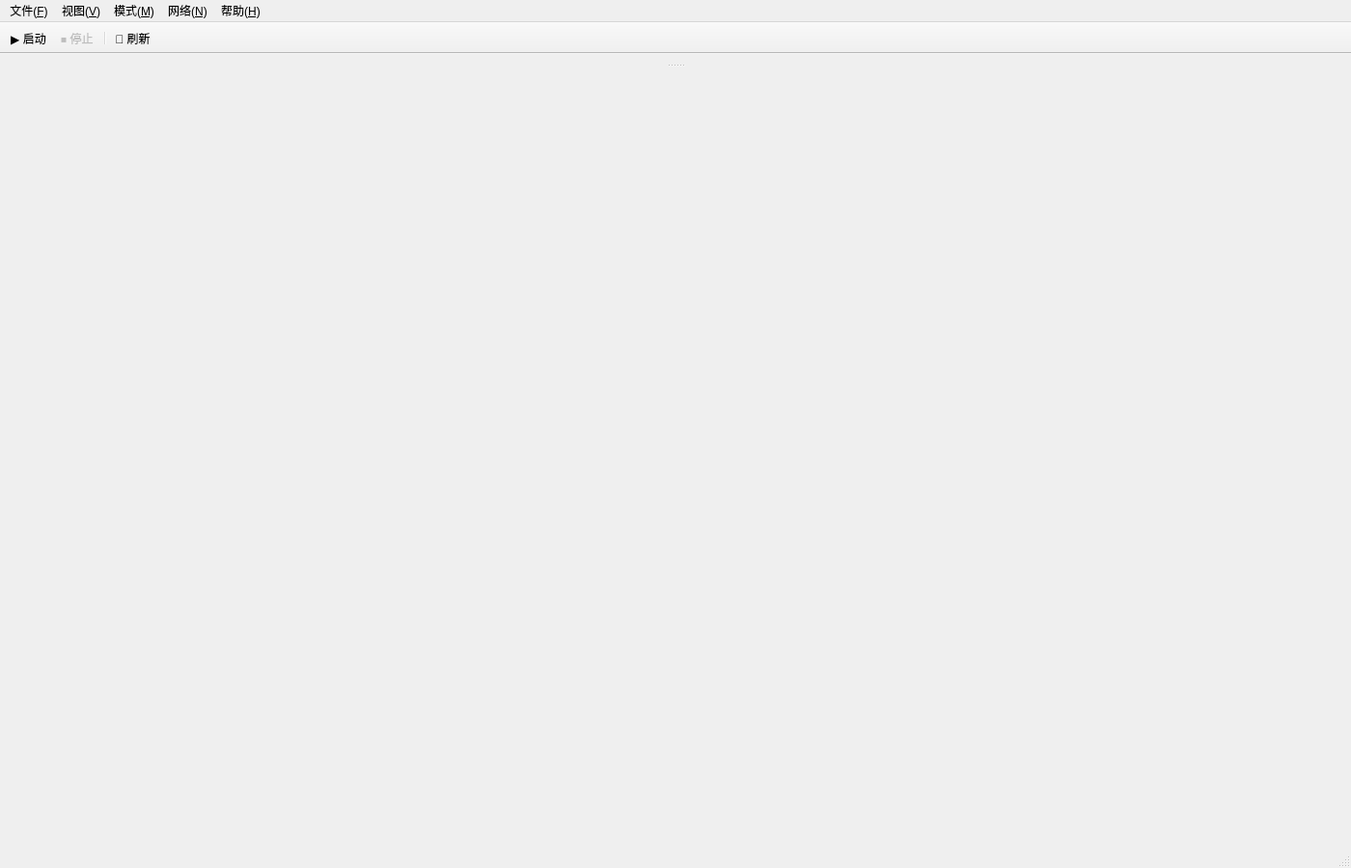
<?xml version="1.0" encoding="UTF-8"?>
<ui version="4.0">
 <class>MainWindow</class>
 <widget class="QMainWindow" name="MainWindow">
  <property name="geometry">
   <rect>
    <x>0</x>
    <y>0</y>
    <width>1400</width>
    <height>900</height>
   </rect>
  </property>
  <property name="windowTitle">
   <string>IEC61850 Simulator v1.0.0</string>
  </property>
  <widget class="QWidget" name="centralwidget">
   <layout class="QVBoxLayout" name="mainLayout">
    <property name="leftMargin">
     <number>10</number>
    </property>
    <property name="topMargin">
     <number>10</number>
    </property>
    <property name="rightMargin">
     <number>10</number>
    </property>
    <property name="bottomMargin">
     <number>10</number>
    </property>
    <property name="spacing">
     <number>10</number>
    </property>
    <item>
     <widget class="QSplitter" name="mainSplitter">
      <property name="orientation">
       <enum>Qt::Orientation::Vertical</enum>
      </property>
      <widget class="QStackedWidget" name="panelStack">
       <property name="currentIndex">
        <number>0</number>
       </property>
      </widget>
      <widget class="QWidget" name="logWidgetContainer" native="true"/>
     </widget>
    </item>
   </layout>
  </widget>
  <widget class="QMenuBar" name="menubar">
   <property name="geometry">
    <rect>
     <x>0</x>
     <y>0</y>
     <width>1400</width>
     <height>26</height>
    </rect>
   </property>
   <widget class="QMenu" name="menuFile">
    <property name="title">
     <string>文件(&amp;F)</string>
    </property>
    <addaction name="actionLoadConfig"/>
    <addaction name="actionSaveConfig"/>
    <addaction name="separator"/>
    <addaction name="actionExit"/>
   </widget>
   <widget class="QMenu" name="menuView">
    <property name="title">
     <string>视图(&amp;V)</string>
    </property>
    <addaction name="actionShowLog"/>
    <addaction name="actionClearLog"/>
   </widget>
    <widget class="QMenu" name="menuMode">
     <property name="title">
      <string>模式(&amp;M)</string>
     </property>
     <addaction name="actionModeServer"/>
     <addaction name="actionModeClient"/>
    </widget>
    <widget class="QMenu" name="menuNetwork">
     <property name="title">
      <string>网络(&amp;N)</string>
     </property>
     <addaction name="actionNetworkInterface"/>
    </widget>
    <widget class="QMenu" name="menuHelp">
    <property name="title">
     <string>帮助(&amp;H)</string>
    </property>
    <addaction name="actionAbout"/>
   </widget>
   <addaction name="menuFile"/>
   <addaction name="menuView"/>
    <addaction name="menuMode"/>
    <addaction name="menuNetwork"/>
   <addaction name="menuHelp"/>
  </widget>
  <widget class="QStatusBar" name="statusbar"/>
  <widget class="QToolBar" name="mainToolBar">
   <property name="windowTitle">
    <string>主工具栏</string>
   </property>
   <property name="movable">
    <bool>false</bool>
   </property>
   <property name="iconSize">
    <size>
     <width>24</width>
     <height>24</height>
    </size>
   </property>
   <attribute name="toolBarArea">
    <enum>TopToolBarArea</enum>
   </attribute>
   <attribute name="toolBarBreak">
    <bool>false</bool>
   </attribute>
   <addaction name="actionStart"/>
   <addaction name="actionStop"/>
   <addaction name="separator"/>
   <addaction name="actionRefresh"/>
  </widget>
  <action name="actionLoadConfig">
   <property name="text">
    <string>加载配置(&amp;L)...</string>
   </property>
   <property name="shortcut">
    <string>Ctrl+O</string>
   </property>
  </action>
  <action name="actionSaveConfig">
   <property name="text">
    <string>保存配置(&amp;S)...</string>
   </property>
   <property name="shortcut">
    <string>Ctrl+S</string>
   </property>
  </action>
  <action name="actionExit">
   <property name="text">
    <string>退出(&amp;X)</string>
   </property>
   <property name="shortcut">
    <string>Ctrl+Q</string>
   </property>
  </action>
  <action name="actionShowLog">
   <property name="checkable">
    <bool>true</bool>
   </property>
   <property name="checked">
    <bool>true</bool>
   </property>
   <property name="text">
    <string>显示日志面板(&amp;L)</string>
   </property>
  </action>
  <action name="actionClearLog">
   <property name="text">
    <string>清除日志(&amp;C)</string>
   </property>
  </action>
  <action name="actionAbout">
   <property name="text">
    <string>关于(&amp;A)...</string>
   </property>
  </action>
  <action name="actionStart">
   <property name="text">
    <string>▶ 启动</string>
   </property>
   <property name="toolTip">
    <string>启动服务/连接</string>
   </property>
  </action>
  <action name="actionStop">
   <property name="enabled">
    <bool>false</bool>
   </property>
   <property name="text">
    <string>⏹ 停止</string>
   </property>
   <property name="toolTip">
    <string>停止服务/断开连接</string>
   </property>
  </action>
  <action name="actionRefresh">
   <property name="text">
    <string>🔄 刷新</string>
   </property>
   <property name="toolTip">
    <string>刷新数据</string>
   </property>
  </action>
    <action name="actionModeServer">
     <property name="checkable">
        <bool>true</bool>
     </property>
     <property name="checked">
        <bool>true</bool>
     </property>
     <property name="text">
        <string>服务端模式</string>
     </property>
    </action>
    <action name="actionModeClient">
     <property name="checkable">
        <bool>true</bool>
     </property>
     <property name="text">
        <string>客户端模式</string>
     </property>
    </action>
    <action name="actionNetworkInterface">
     <property name="text">
        <string>网卡选择...</string>
     </property>
    </action>
 </widget>
 <resources/>
 <connections/>
</ui>
